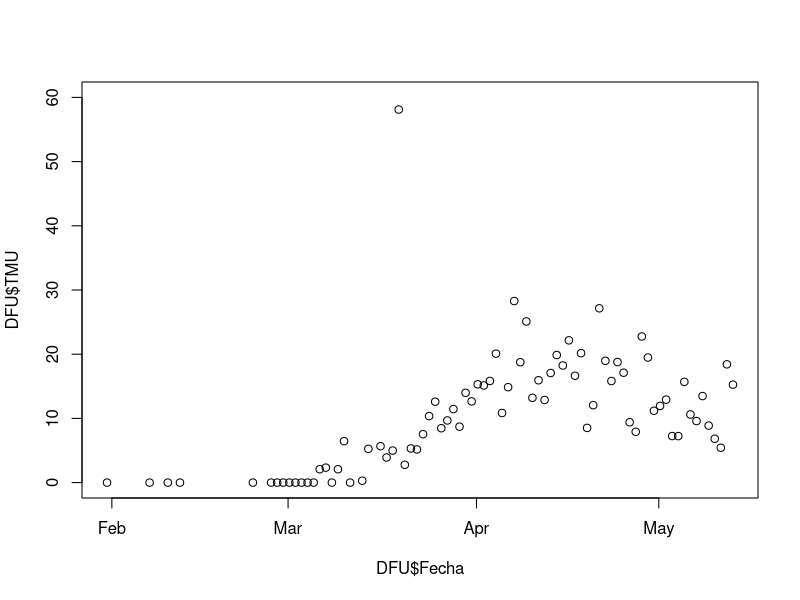
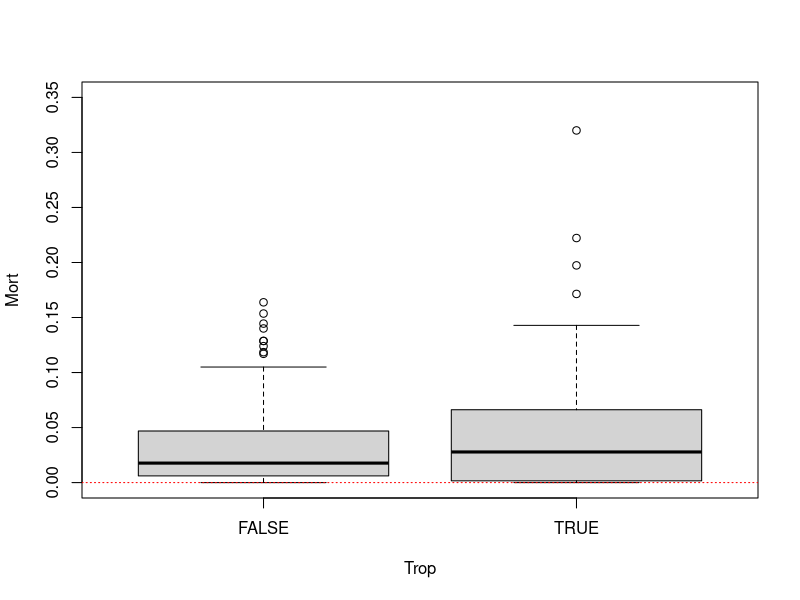
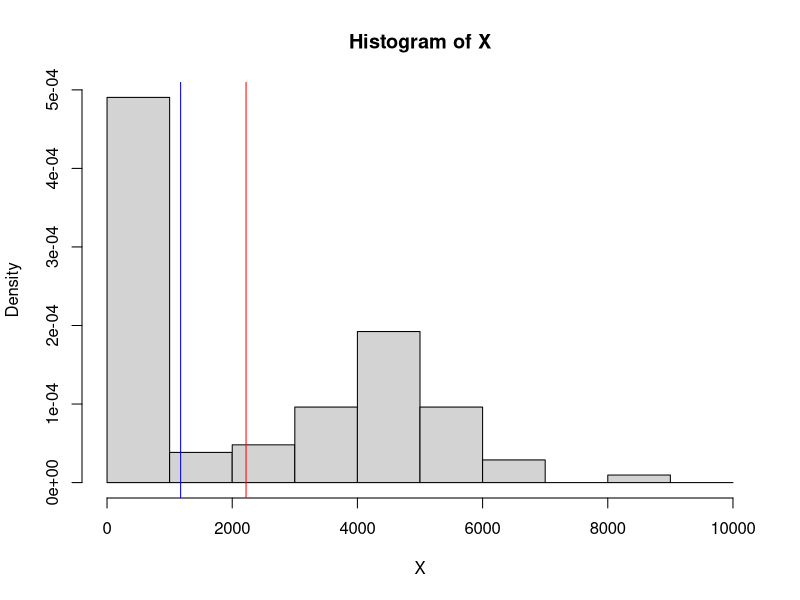
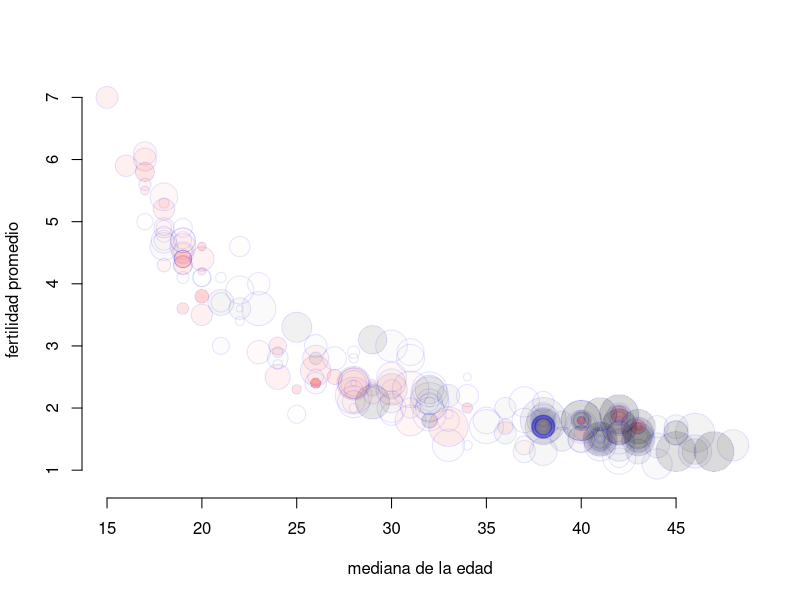

Write the R code that produced these figures, in order. (Note: this script raises an error after producing the figures.)
## ---- chunk 1
library(readr)
library(dplyr)

## ---- chunk 2
DC = read_csv("C19.csv")
DD = read_csv("Demo.csv")
## ---- chunk 3
r <- function(x){
  return(round(x, digits = 2))
}
## ---- chunk 4
cv <- function(X){
  return(sd(X)/mean(X))
}

rango <- function(X){
  return(max(X)-min(X))
}
## ---- chunk 5
DC %>% filter(Pais == "United Kingdom") %>% 
  group_by(Fecha) %>% 
  summarise(TotalContagiados = sum(Contagiados)
    , TotalMuertos = sum(Muertos)
    , TotalRecuperados = sum(Recuperados)) -> DFU
## ---- chunk 6
DFU$CountDia <- diff(c(0, DFU$TotalContagiados))
## ---- chunk 7
DFU$TMU <- round(diff(c(0, DFU$TotalMuertos)) / DFU$CountDia * 100, digit = 2)
## ---- chunk 8
DC %>% filter(Fecha == max(Fecha)) -> DZ
DX <- left_join(DZ,DD)
DX$Mort <- DX$Muertos/DX$Contagiados
DX <- DX[!is.na(DX$Mort),]
## ---- chunk 9
dim(DC)
dim(DD)
## ---- chunk 10
round(sum(!complete.cases(DC)) / nrow(DC) * 100, digits = 2)
round(sum(!complete.cases(DD)) / nrow(DD) * 100, digits = 2)
## ---- chunk 11
which.max(colSums(is.na(DC)))
which.max(colSums(is.na(DD)))
## ---- chunk 12
spec(DC)
## ---- chunk 13
DFU[DFU$TotalContagiados != 0, ]
## ---- chunk 14
DFU <- DFU[DFU$TotalContagiados != 0, ]
## ---- chunk 15
DFU %>% filter(TotalContagiados > 0)
## ---- chunk 16
summary(DFU$CountDia)
## ---- chunk 17
r(sd(DFU$CountDia))
r(diff(range(DFU$CountDia)))
r(IQR(DFU$CountDia))
r(sd(DFU$CountDia)/mean(DFU$CountDia) * 100)
## ---- chunk 18
fi <- min(DFU$Fecha[DFU$CountDia > 0])
ff <- max(DFU$Fecha[DFU$CountDia > 0])

Sel <- (fi <= DFU$Fecha) & (DFU$Fecha <= ff)

r(min(DFU$CountDia[Sel]))
r(median(DFU$CountDia[Sel]))
r(mean(DFU$CountDia[Sel]))
r(max(DFU$CountDia[Sel]))

r(sd(DFU$CountDia[Sel]))
r(range(DFU$CountDia[Sel]))
r(IQR(DFU$CountDia[Sel]))
r(sd(DFU$CountDia[Sel])/mean(DFU$CountDia[Sel]) * 100)
## ---- chunk 19
DFU[DFU$CountDia == max(DFU$CountDia), ]
## ---- chunk 20
plot(DFU$Fecha, DFU$TMU,
     ylim = c(0,60))
## ---- chunk 21
DC %>% filter(Fecha == max(Fecha)) -> DF
Mort <- DF$Muertos/DF$Contagiados
Trop <- (-23 <= DF$Latitud) & (DF$Latitud <= 23)
boxplot(Mort ~ Trop,
        ylim= c(0,0.35)
        )
abline(h = 0, lty = 3, col = "red")
## ---- chunk 22
X <- DFU$CountDia
hist(X, prob = TRUE, breaks=seq(0,10000,by = 1000))
abline(v = c(mean(X), median(X)), col = c("red", "blue"))
## ---- chunk 23
Trop <- (-23 <= DX$Latitud) & (DX$Latitud <= 23)
plot(
  DX$Edad
, DX$Fertilidad
, cex=log10(DX$Contagiados)
, pch = 21
, col= rgb(0,0,1,0.1)
, bg = rgb(Trop,0,0,DX$Mort)
, bty = "n"
, xlab = "mediana de la edad"
, ylab = "fertilidad promedio"
)
## ---- chunk 24
length(unique(temp$Provincia))
## ---- chunk 25
DC %>% 
  filter(Pais == "United Kingdom" & Contagiados > 0) %>% 
  select(Fecha, Contagiados) %>% 
  arrange(Fecha) -> DFU
## ---- chunk 26
DC %>% 
  filter(Pais == "United Kingdom") %>%
  group_by(Fecha, Pais) %>%
  summarise(
    Contagiados = sum(Contagiados)
    , Muertos = sum(Muertos)
    , Recuperados = sum(Recuperados)
  ) -> DFU 
